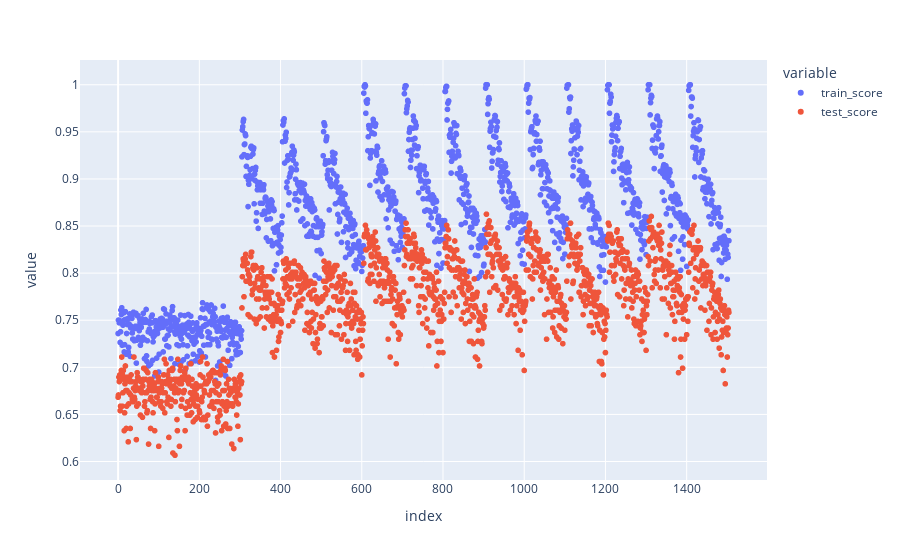

The cell this chart's notebook holds for it:
### Code cell


### Figure 1 — Plotly figure (JSON) as saved in the notebook; plotly's stock layout.template omitted (floating-point values rounded to 4 significant figures; data arrays with more than 128 entries replaced by an {"elided": "..."} marker saying what was removed)
{"data": [{"hovertemplate": "variable=train_score<br>index=%{x}<br>value=%{y}<extra></extra>", "legendgroup": "train_score", "marker": {"color": "#636efa", "symbol": "circle"}, "mode": "markers", "name": "train_score", "showlegend": true, "type": "scattergl", "x": {"elided": "1505 int values"}, "xaxis": "x", "y": {"elided": "1505 float values"}, "yaxis": "y"}, {"hovertemplate": "variable=test_score<br>index=%{x}<br>value=%{y}<extra></extra>", "legendgroup": "test_score", "marker": {"color": "#EF553B", "symbol": "circle"}, "mode": "markers", "name": "test_score", "showlegend": true, "type": "scattergl", "x": {"elided": "1505 int values"}, "xaxis": "x", "y": {"elided": "1505 float values"}, "yaxis": "y"}], "layout": {"legend": {"title": {"text": "variable"}, "tracegroupgap": 0}, "margin": {"t": 60}, "xaxis": {"anchor": "y", "domain": [0, 1], "title": {"text": "index"}}, "yaxis": {"anchor": "x", "domain": [0, 1], "title": {"text": "value"}}}}
